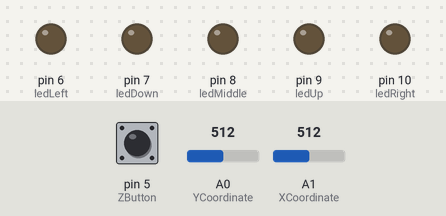
Bench run of a program on a simulated Arduino Uno, built with avr-gcc and run on an emulated ATmega328P. Parts: output pins drawn as LEDs (lit = HIGH). Inputs (shaded band) come from the test bench; at power-on: A0 (YCoordinate) = 512, pin 5 (ZButton) HIGH, A1 (XCoordinate) = 512.

Above: at 1.2 s.
1.3 s: A0 (YCoordinate) set to 416
2.8 s: A0 (YCoordinate) set to 393
At 3.2 s:
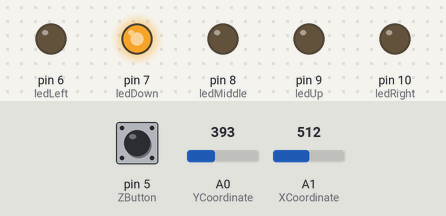
4.3 s: pin 5 (ZButton) pulled LOW for 0.15 s
At 4.4 s:
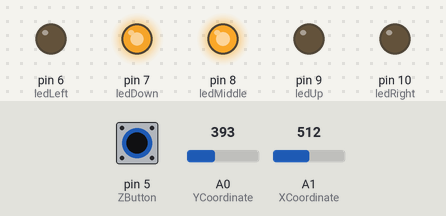
6.0 s: A1 (XCoordinate) set to 408
7.5 s: A1 (XCoordinate) set to 393
At 8.5 s:
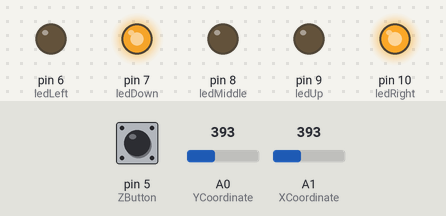
9.0 s: pin 5 (ZButton) pulled LOW for 1 s
At 9.8 s:
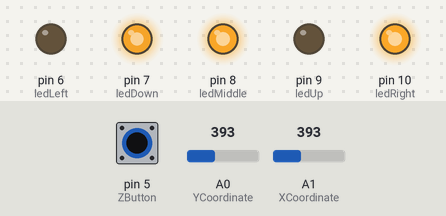
Timing chart, 0 to 12.0 s (numbered marks = the images above; inputs shaded):
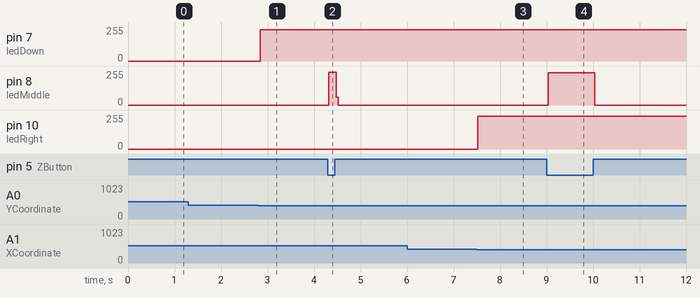

Measured:
- the behaviour switches between 400 and 399 on A0 (YCoordinate) (found by bisection; images 0 and 1)
- the behaviour switches between 400 and 399 on A1 (XCoordinate) (found by bisection; images 2 and 3)
- after the input at 1.3 s, every drawn part: stays the same
- after the input at 2.8 s, pin 7 (ledDown): 0/255 → 233/255 at once
- after the input at 4.3 s, pin 8 (ledMiddle): 0/255 → 245/255 at once, → 0/255 0.16 s later
- after the input at 6.0 s, every drawn part: stays the same
- after the input at 7.5 s, pin 10 (ledRight): 0/255 → 246/255 at once
- after the input at 9.0 s, pin 8 (ledMiddle): 0/255 → 241/255 at once, → 0/255 1.0 s later

The program:

main.cpp
```cpp
/*


        _          _ ______ _____ _____
       (_)        | |  ____|  __ \_   _|
  _ __  ___  _____| | |__  | |  | || |
 | '_ \| \ \/ / _ \ |  __| | |  | || |
 | |_) | |>  <  __/ | |____| |__| || |_
 | .__/|_/_/\_\___|_|______|_____/_____|
 | |
 |_|

www.pixeledi.eu | twitter.com/pixeledi
JoyStick mit LEDs| V1.0 | 09.2022

*/

#include <Arduino.h>

const byte XCoordinate = A1;
const byte YCoordinate = A0;
const byte ZButton = 5;

const byte ledLeft = 6;
const byte ledDown = 7;
const byte ledMiddle = 8;
const byte ledUp = 9;
const byte ledRight = 10;

int left = 800;  // JoySticks works with
int right = 400; // two potentiometer from 0-1023
int up = 800;    // so you need treshholds
int down = 400;  // for x and y coordinates

void setup()
{
  Serial.begin(115200);
  pinMode(XCoordinate, INPUT);
  pinMode(YCoordinate, INPUT);
  pinMode(ZButton, INPUT_PULLUP);

  pinMode(ledDown, OUTPUT);
  pinMode(ledUp, OUTPUT);
  pinMode(ledLeft, OUTPUT);
  pinMode(ledRight, OUTPUT);
  pinMode(ledMiddle, OUTPUT);
}

void AllLedsLow()
{
  digitalWrite(ledDown, LOW);
  digitalWrite(ledUp, LOW);
  digitalWrite(ledLeft, LOW);
  digitalWrite(ledRight, LOW);
  digitalWrite(ledMiddle, LOW);
}

void loop()
{
  int xValue = analogRead(XCoordinate);
  int yValue = analogRead(YCoordinate);
  int zValue = digitalRead(ZButton);

  AllLedsLow();

  if (xValue > left)
  {
    digitalWrite(ledLeft, HIGH);
  }

  else if (xValue < right)
  {
    digitalWrite(ledRight, HIGH);
  }

  if (yValue > up)
  {
    digitalWrite(ledUp, HIGH);
  }

  else if (yValue < down)
  {
    digitalWrite(ledDown, HIGH);
  }

  if (zValue == LOW)
  { // LOW because it's defined as pullup
    digitalWrite(ledMiddle, HIGH);
  }
}
```
